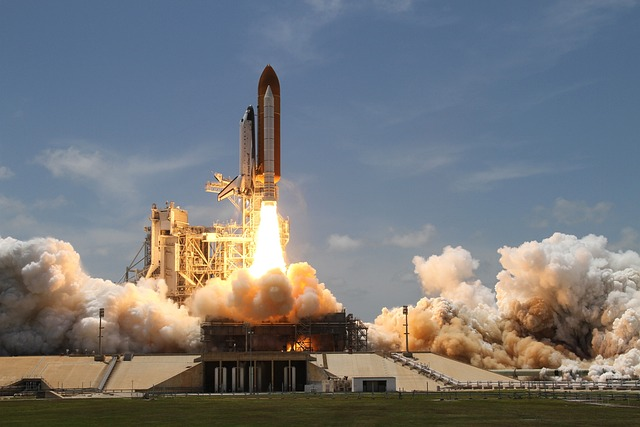
#> input picture 02_py_work/ch20/opencv/sample.jpg, 640 x 427 px, found by its file name
$ jupyter execute 'DR-09137_봉승현_AI응용_1차시.ipynb'
#> lines starting #> are read from the running program, lines starting #| are printed output that depends on the picture
문항 1. 디지털 영상의 생성 과정 아날로그 신호인 빛(영상)을 컴퓨터가 처리할 수 있는 디지털 영상으로 변환하기 위해서는 두 가지 핵심 단계가 필요합니다.

1. 연속적인 신호를 특정 시간이나 위치 간격으로 추출하는 과정

2. 추출된 신호의 값을 정해진 범위의 정수값(예: 0~255)으로 근사화하여 매핑하는 과정 이 두 과정의 명칭을 순서대로 적으세요.

답변 작성란:

1. Sampling(샘플링)

2. Quantization(양자화)

문항 2. HSV 색공간의 이해 RGB 색공간은 빛의 3원색(Red, Green, Blue)을 조합하여 색을 표현하지만, 인간이 직관적으로 색을 인지하는 방식과는 차이가 있습니다. 이를 보완하기 위해 사용하는 HSV 색공간의 3가지 구성 요소(H, S, V)가 각각 무엇을 의미하는지 설명하세요.

답변 작성란:

H: Hue(색상)

S: Saturation(채도)

V: Value(명도)

문항 3. 영상 읽기 및 속성 확인 data 폴더에 있는 sample.jpg 이미지를 컬러 모드로 읽어오고, 해당 이미지 변수(img)의 **모양(shape)** 과 **데이터 타입(dtype)** 을 출력하는 코드를 작성하세요.

(이미지 파일 경로는 편의상 'sample.jpg'로 가정합니다.)

[cell 1]
import cv2
import numpy as np

# TODO: 이미지 읽기 (컬러 모드)
img = cv2.imread('./data/sample.jpg')
#> img is the input picture: shape (427, 640, 3); mean B, G, R 121.7, 119.8, 118.5

if img is None:
    print("이미지를 찾을 수 없습니다.")
else:
    # TODO: 이미지의 Shape(해상도 및 채널) 출력
    print("Shape:", img.shape)
#| Shape: (427, 640, 3)

    # TODO: 이미지 데이터의 자료형(Data Type) 출력
    print("Dtype:", img.shape)
#| Dtype: (427, 640, 3)

문항 4. 색공간 변환 및 채널 분리 위에서 읽어온 img를 Grayscale로 변환하여 gray_img에 저장하고, 원본 img(BGR)를 각각 Blue, Green, Red 채널로 분리하여 b, g, r 변수에 저장하는 코드를 작성하세요.

[cell 2]
# TODO: BGR 이미지를 Grayscale로 변환
gray_img = cv2.cvtColor(img, cv2.COLOR_BGR2GRAY)
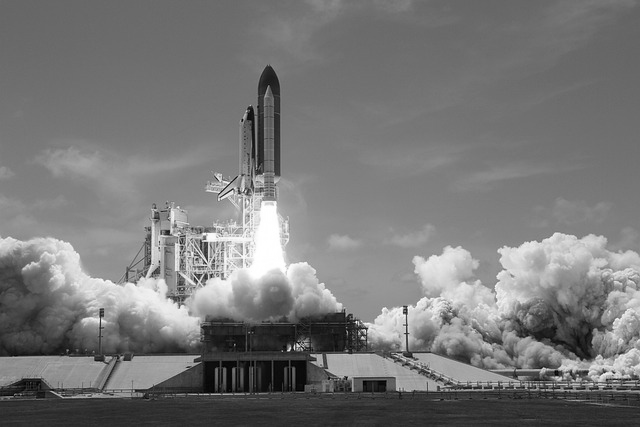
#> gray_img: shape (427, 640); min 0, max 255, mean 119.6

# TODO: 원본 이미지(img)를 B, G, R 채널로 분리
b, g, r = cv2.split(img)
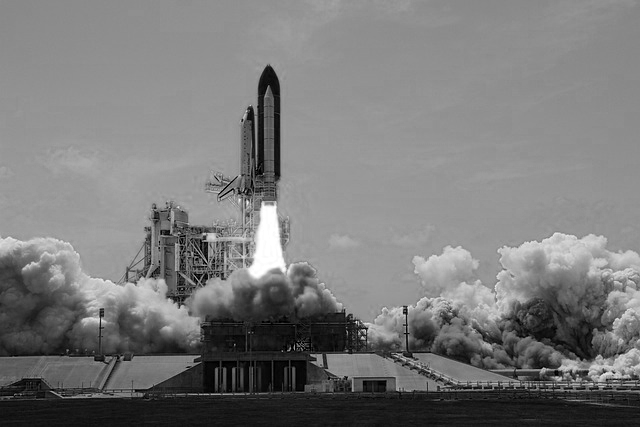
#> b: shape (427, 640); min 0, max 255, mean 121.7
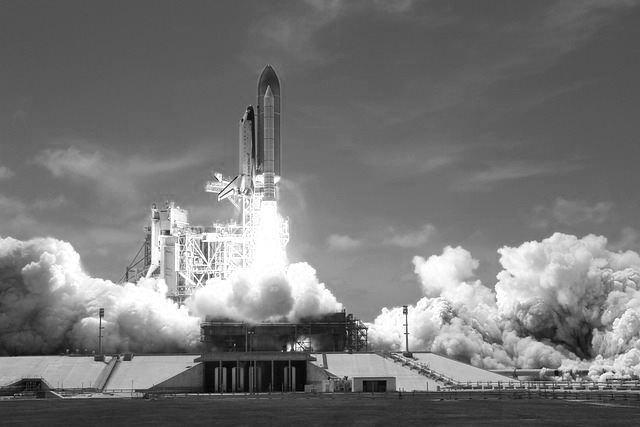
#> r: shape (427, 640); min 0, max 255, mean 118.5

print(f"Grayscale shape: {gray_img.shape}")
#| Grayscale shape: (427, 640)
print(f"Blue channel shape: {b.shape}")
#| Blue channel shape: (427, 640)

문항 5. 밝기 조절 (Saturation 연산) 영상의 밝기를 조절할 때 단순히 덧셈 연산(+)을 하면 255를 넘어갈 경우 0으로 돌아가는 오버플로우가 발생할 수 있습니다. 이를 방지하기 위해 OpenCV의 cv2.add 함수를 사용하여 gray_img의 밝기를 50만큼 증가시킨 bright_img를 만드세요.

[cell 3]
# TODO: 밝기 조절을 위해 50으로 채워진 더미 이미지 생성 (gray_img와 크기가 같아야 함)
# 힌트: np.full 사용 또는 단순히 스칼라 값 50 사용 가능(cv2.add는 스칼라 지원)
value = 50
dummy = np.full(gray_img.shape, value, dtype=np.uint8)

# TODO: cv2.add를 사용하여 밝기 50 증가 (Saturation 연산 적용)
bright_img = cv2.add(gray_img, dummy)
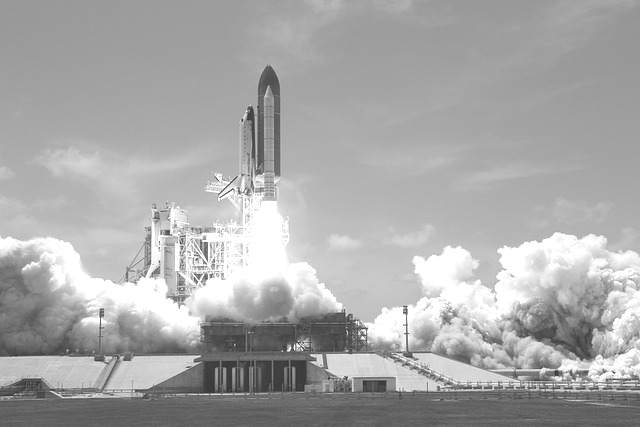
#> bright_img: shape (427, 640); min 50, max 255, mean 168.6

# 결과 확인 (일부분만 출력)
print("Original[0,0]:", gray_img[0,0])
#| Original[0,0]: 105
print("Bright[0,0]:", bright_img[0,0])
#| Bright[0,0]: 155

문항 6. 히스토그램 평활화 (Histogram Equalization) 영상의 명암 대비(Contrast)가 낮아 흐릿한 경우, 히스토그램을 전체 범위로 골고루 펼쳐주는 히스토그램 평활화를 적용합니다. gray_img에 히스토그램 평활화를 적용하여 equalized_img를 생성하는 코드를 작성하세요.

[cell 4]
# TODO: Grayscale 이미지에 히스토그램 평활화 적용
equalized_img = cv2.equalizeHist(gray_img)
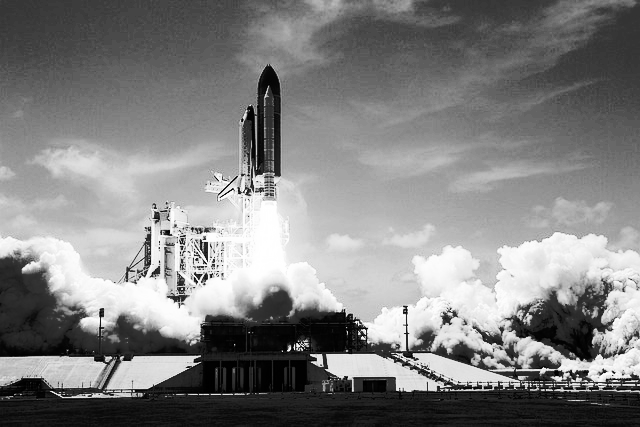
#> equalized_img: shape (427, 640); min 0, max 255, mean 128.8

# 결과 비교를 위해 가로로 연결 (선택 사항)
result = np.hstack((gray_img, equalized_img))
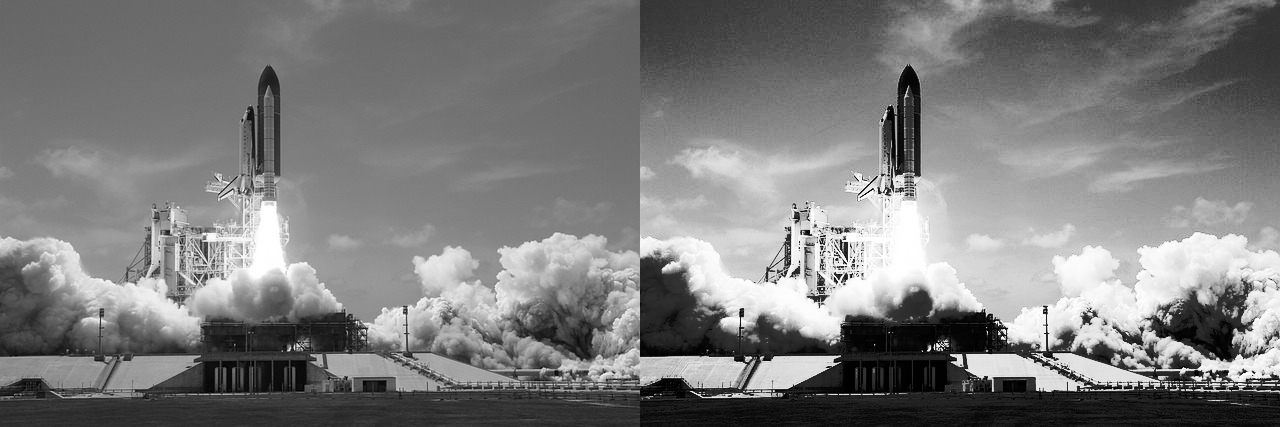
#> result: shape (427, 1280); min 0, max 255, mean 124.2
# cv2.imshow('Result', result) # 코랩 등에서는 실행 불가하므로 주석 처리
print("Equalization Complete. Shape:", equalized_img.shape)
#| Equalization Complete. Shape: (427, 640)

$ run again, with 02_py_work/ch20/opencv/people.jpg copied over 02_py_work/ch20/opencv/sample.jpg
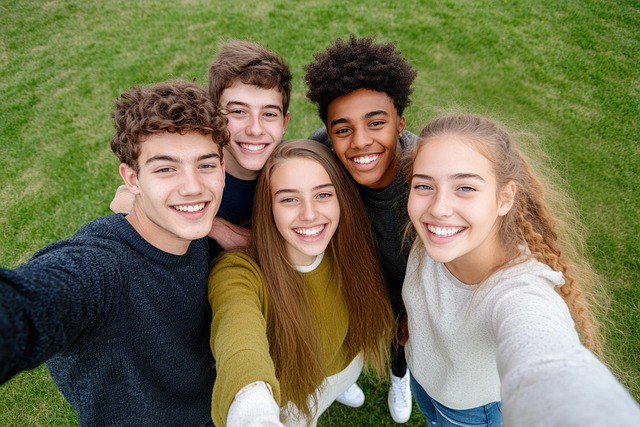
#> input picture 02_py_work/ch20/opencv/people.jpg, 640 x 427 px, found by its file name
#> img is the input picture: shape (427, 640, 3); mean B, G, R 82.3, 116.5, 118.3
#| Shape: (427, 640, 3)
#| Dtype: (427, 640, 3)
#| Grayscale shape: (427, 640)
#| Blue channel shape: (427, 640)
#| Original[0,0]: 100
#| Bright[0,0]: 150
#> `equalized_img = cv2.equalizeHist(gray_img)`:
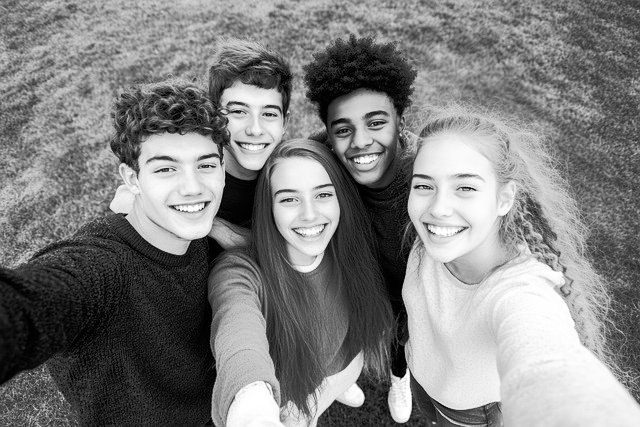
#> equalized_img: shape (427, 640); min 0, max 255, mean 128
#> `result = np.hstack((gray_img, equalized_img))`:
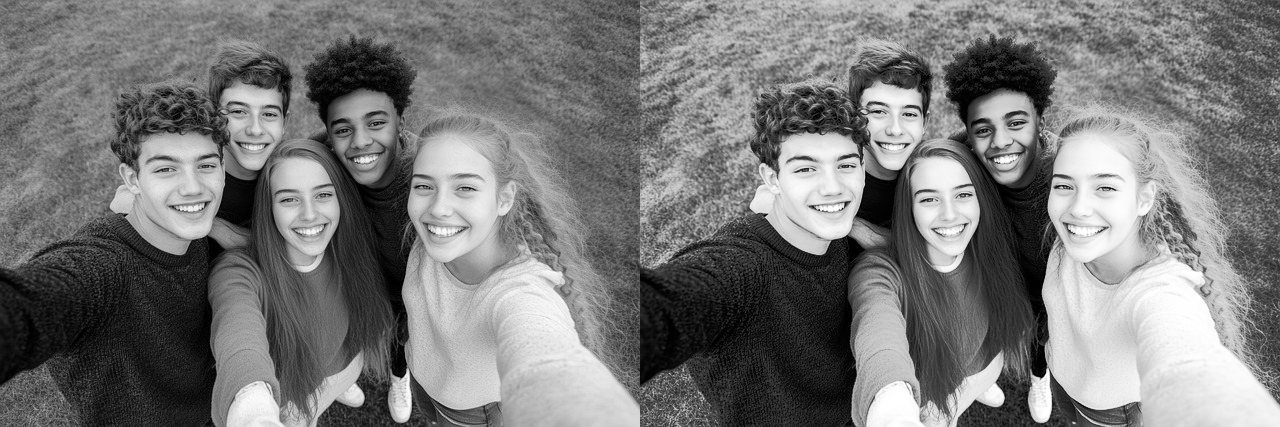
#> result: shape (427, 1280); min 0, max 255, mean 120.6
#| Equalization Complete. Shape: (427, 640)
